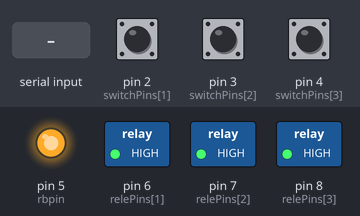
The sketch below on a simulated Arduino Uno, built with avr-gcc and run on an emulated ATmega328P. Shown: switched loads named in the sketch (green lamp = pin HIGH), output pins drawn as LEDs (lit = HIGH). Dashed ring = blinking. The inputs (shaded band) are chosen by the test bench; at power-on: pin 2 (switchPins[1]) HIGH, pin 3 (switchPins[2]) HIGH, pin 4 (switchPins[3]) HIGH. What the sketch prints to the serial monitor is not drawn.

Above: at 1.4 s.
1.5 s: "90,45\n" received over Serial
At 2.2 s:
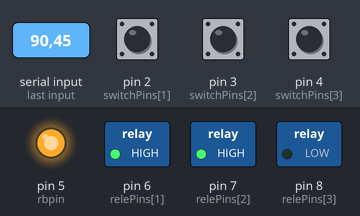
3.0 s: pin 2 (switchPins[1]) pulled LOW for 1 s
At 3.1 s:
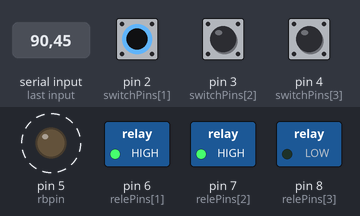
5.7 s: "30,150\n" received over Serial
At 6.6 s:
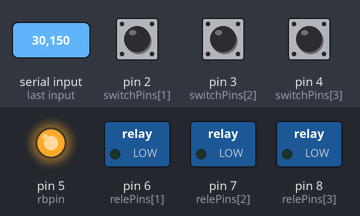
7.2 s: pin 3 (switchPins[2]) pulled LOW for 0.15 s
At 7.9 s:
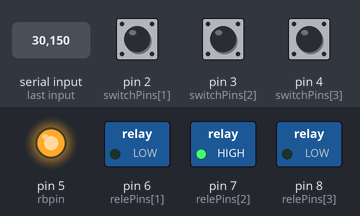
9.1 s: pin 4 (switchPins[3]) pulled LOW for 0.15 s
At 10.5 s:
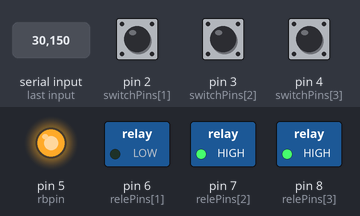
11.0 s: "30,150\n" received over Serial
At 11.8 s:
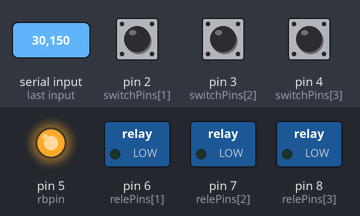
Timing chart, 0 to 13.5 s (numbered marks = the images above; inputs shaded):
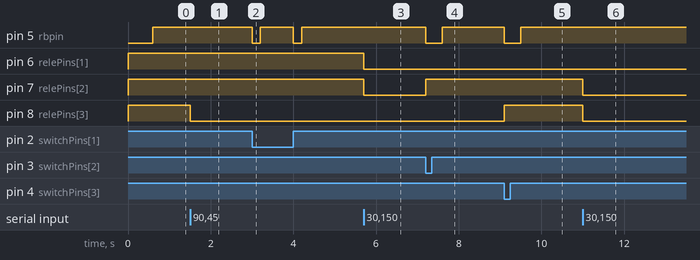

Measured:
- after the input at 1.5 s, pin 8 (relePins[3]): HIGH → LOW at once
- after the input at 3.0 s, pin 5 (rbpin): alternates HIGH for 0.80 s and LOW for 0.20 s, 4 changes in all, then stays HIGH, starting at once
- after the input at 5.7 s, pin 6 (relePins[1]), pin 7 (relePins[2]): HIGH → LOW at once
- after the input at 7.2 s, pin 5 (rbpin): HIGH → LOW at once, → HIGH 0.40 s later; pin 7 (relePins[2]): LOW → HIGH at once
- after the input at 9.1 s, pin 5 (rbpin): HIGH → LOW at once, → HIGH 0.40 s later; pin 8 (relePins[3]): LOW → HIGH at once
- after the input at 11.0 s, pin 7 (relePins[2]), pin 8 (relePins[3]): HIGH → LOW at once

The sketch:

modelandled.ino
```cpp
  int const cantRele = 3;
  int const cantSwitch = 3;
  int const cantArray = 3;

  int rbpin = 5;
  int swAux = 0;
  int data = 0;
  int auxPar = 0;
  int auxImpar= 0;

  int switchPins[] = { 0, 2, 3, 4, 0, 0, 0, 0, 0, 0, 0, 0, 0,
                     0, 0, 0, 0, 0, 0, 0, 0, 0, 0, 0, 0 };

  int relePins[] = { 0, 6, 7, 8, 0, 0, 0, 0, 0, 0, 0, 0, 0,
                     0, 0, 0, 0, 0, 0, 0, 0, 0, 0, 0, 0 };

  int arrayState[]  = { 0, 0, 0, 0, 0, 0, 0, 0, 0, 0, 0, 0, 0,
                     0, 0, 0, 0, 0, 0, 0, 0, 0, 0, 0, 0 };

  void setup() {

    Serial.begin(9600);

    for (int i=1; i <= cantSwitch; i++){
      pinMode(switchPins[i], INPUT);
    }
    for (int i=1; i <= cantRele; i++){
      pinMode(relePins[i],OUTPUT);
    }
    for (int i=1; i <= cantRele; i++){
      digitalWrite(relePins[i],HIGH);
    }
    pinMode(rbpin, OUTPUT);
    digitalWrite(rbpin, HIGH);

    for (int i=1; i <= cantArray; i++){
      arrayState[i] = 0;
    }
  }

  void loop() {

    for (int i=1; i <= cantSwitch; i++){
      swAux = digitalRead(switchPins[i]);

      if(swAux == 0){
        digitalWrite(relePins[i],HIGH);
      }

      if (arrayState[i] != swAux){
          arrayState[i] = swAux;
          for (int i=1; i <= cantArray; i++){
            Serial.print(arrayState[i]);
          }
          digitalWrite(rbpin,LOW);
          delay(200);
          digitalWrite(rbpin,HIGH);
      }
    }

    String codigo = "";

    while(Serial.available() > 0){
      char ch = Serial.read();
      if (isDigit(ch)) {
        codigo += ch;
      }
    }

    data = codigo.toInt();

    if(data == 99){
       Serial.print(arrayState[1]);
       Serial.print(arrayState[2]);
       Serial.print(arrayState[3]);
    }
    if (data < 99){
      if (data % 2 == 0){
        auxPar = (data/2);
        digitalWrite(relePins[auxPar],HIGH);
      }
      else if (data % 2 != 0) {
        auxImpar = ((data + 1)/2);
        digitalWrite(relePins[auxImpar],LOW);
      }
    }
  }
```
